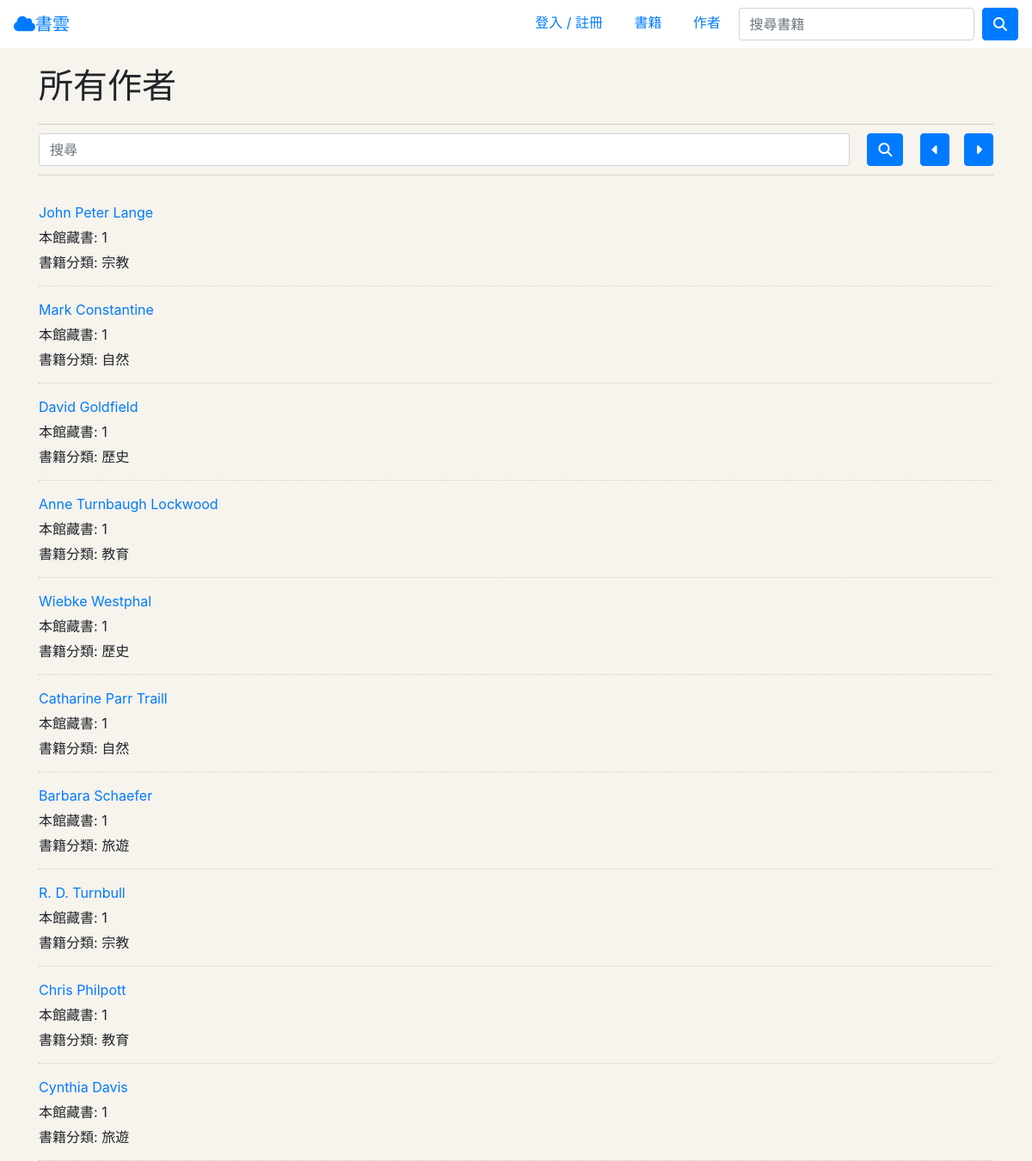
Screenshot of /authors/1 with the database file from the repository.
### catalog/models.py (models this page shows, shortened)
class Author(models.Model):
    name = models.CharField(max_length=100)
    date_of_birth = models.DateTimeField(null=True, blank=True)
    date_of_death = models.DateTimeField(null=True, blank=True)

### catalog/views.py (the view)
# urls.py: path('authors/<int:page>', views.authors, name='authors'),
def authors(request, page):
    author_objects = Author.objects.all()
    num_of_author_each_page = 10
    prevPage, nextPage, selected_author_objects = get_page_selected_items(page=page,
                                                                          num_of_item_each_page=num_of_author_each_page,
                                                                          items=author_objects)
    author_dict_list = []
    for author_object in selected_author_objects:
        author_dict = {}
        author_dict['name'] = author_object.name
        author_books = Book.objects.filter(author__name=author_object.name)
        author_genres = list(
            set(map(lambda book: genres_dict[book.genre.all()[0].name], author_books)))
        author_dict['book_count'] = author_books.count()
        author_dict['fields'] = '、'.join(author_genres)
        author_dict_list.append(author_dict)
    return render(request, 'authors.html', context={
        "author_dict_list": author_dict_list,
        "prevPage": prevPage,
        "nextPage": nextPage
    })

### catalog/utils.py (called while the page is built)
def get_page_selected_items(page, num_of_item_each_page, items):
    if page == 1:
        prevPage = page
    else:
        prevPage = page - 1
    if len(items) % num_of_item_each_page == 0:
        max = len(items) // num_of_item_each_page
    else:
        max = len(items) // num_of_item_each_page + 1
    if page == max:
        nextPage = page
    else:
        nextPage = page + 1
    start_i = (page - 1) * num_of_item_each_page
    end_i = (page) * num_of_item_each_page
    return [prevPage, nextPage, items[start_i:end_i]]

### catalog/templates/authors.html
{% extends "base.html" %}
{% load static %}
{% block css %}
<link rel="stylesheet" href="{% static 'css/authors.css' %}"/>{% endblock %}
{% block content%}
<div class="container">
    <h1>所有作者</h1>
    <form class="authors-search-box">
        <input
                class="form-control"
                placeholder="搜尋"
                aria-label="Search"
        />
        <button class="btn btn-primary" id="search-author-btn" type="submit">
            <i class="fas fa-search"></i>
        </button>
        <div id="pages">
            <a href="{% url 'authors' page=prevPage%}" id="selector-left" class="btn btn-primary">
                <i class="fas fa-caret-left"></i>
            </a>
            <a href="{% url 'authors' page=nextPage%}" id="selector-right" class="btn btn-primary">
                <i class="fas fa-caret-right"></i>
            </a>
        </div>
    </form>
    {% for author_dict in author_dict_list%}
    <div class="author-box">
        <p><a href="{% url 'author' author_name=author_dict.name page=1%}">{{author_dict.name}}</a></p>
        <p>本館藏書: <span>{{author_dict.book_count}}</span></p>
        <p>書籍分類: <span>{{author_dict.fields}}</span></p>
    </div>
    {% endfor %}
</div>
{% endblock %}

### catalog/templates/base.html (shortened to what this page needs)
<html lang="en">
{% load static %}
<head>
    <link rel="stylesheet" href="{% static 'css/base.css' %}"/>
    {% block css %}{% endblock %}
    <link
            rel="stylesheet"
            href="https://cdn.jsdelivr.net/npm/bootstrap@4.5.3/dist/css/bootstrap.min.css"
    />
</head>
<body>
<nav class="navbar">
    <a class="navbar-brand" href="{% url 'index' %}">
        <i class="fas fa-cloud"></i><span>書雲</span>
    </a>
    <div id="nav-desktop">
        <div id="nav-item">
            {% if request.session.user %}
            <a class="nav-link pointer" href="{% url 'user' username=request.session.user%}">{{request.session.user}}</a>
            <a type="submit" class="nav-link" id="login">登岀</a>
            {% else %}
            <a class="nav-link" id="login">登入 / 註冊</a>
            {% endif %}
            <a class="nav-link" href="{% url 'books' genre='all' page=1 %}">書籍</a>
            <a class="nav-link" href="{% url 'authors' page=1 %}">作者</a>
        </div>
        <form class="form-inline" id="search-box">
            <input
                    class="form-control"
                    type="search"
                    placeholder="搜尋書籍"
                    aria-label="Search"
            />
            <button class="btn btn-primary" id="search-submit-btn" type="submit">
                <i class="fas fa-search"></i>
            </button>
        </form>
    </div>
</nav>
{% block content %}{% endblock %}
</body>
</html>

### catalog/static/css/base.css (style rules this page uses)
body { margin: 0; padding: 0; background-color: #f7f3ed !important; }
.nav-link { text-align: center; }
#nav-desktop { display: none; }
#nav-item, #search-box { margin: 0; display: inline-block; }
.navbar { z-index: 3; }
.navbar, #nav-item-moblie, #search-box-moblie { background-color: white !important; }
#search-submit-btn { margin-left: 5px; height: 38px; }
#nav-item a { display: inline; }
@media (min-width: 800px) { #nav-desktop { display: block; } }
#login-moblie, #login { cursor:pointer; }

### catalog/static/css/authors.css (style rules this page uses)
h1 { margin: 20px 0px!important; }
.authors-search-box { display: flex; padding: 10px 0; border-top: 1px solid rgba(190, 187, 187, 0.664); border-bottom: 1px solid rgba(190, 187, 187, 0.664); }
#pages { width: 100px; justify-content: space-between; display: flex; }
#pages a { display: flex; justify-content: center; align-items:center }
#search-author-btn { margin: 0 20px; }
.author-box { padding: 10px 0; border-bottom: 1px dotted rgba(190, 187, 187, 0.664); }
.author-box p { margin: 5px 0px; }

### rows the page displays
Author: name "John Peter Lange"
Author: name "Mark Constantine"
Author: name "David Goldfield"
Author: name "Anne Turnbaugh Lockwood"
Author: name "Wiebke Westphal"
Author: name "Catharine Parr Traill"
Author: name "Barbara Schaefer"
Author: name "R. D. Turnbull"
Author: name "Chris Philpott"
Author: name "Cynthia Davis"

### other values shown
{{ author_dict.book_count }} "1" "1" "1" "1" "1" "1" "1" "1" "1" "1"
{{ author_dict.fields }} "宗教" "自然" "歷史" "教育" "歷史" "自然" "旅遊" "宗教" "教育" "旅遊"
